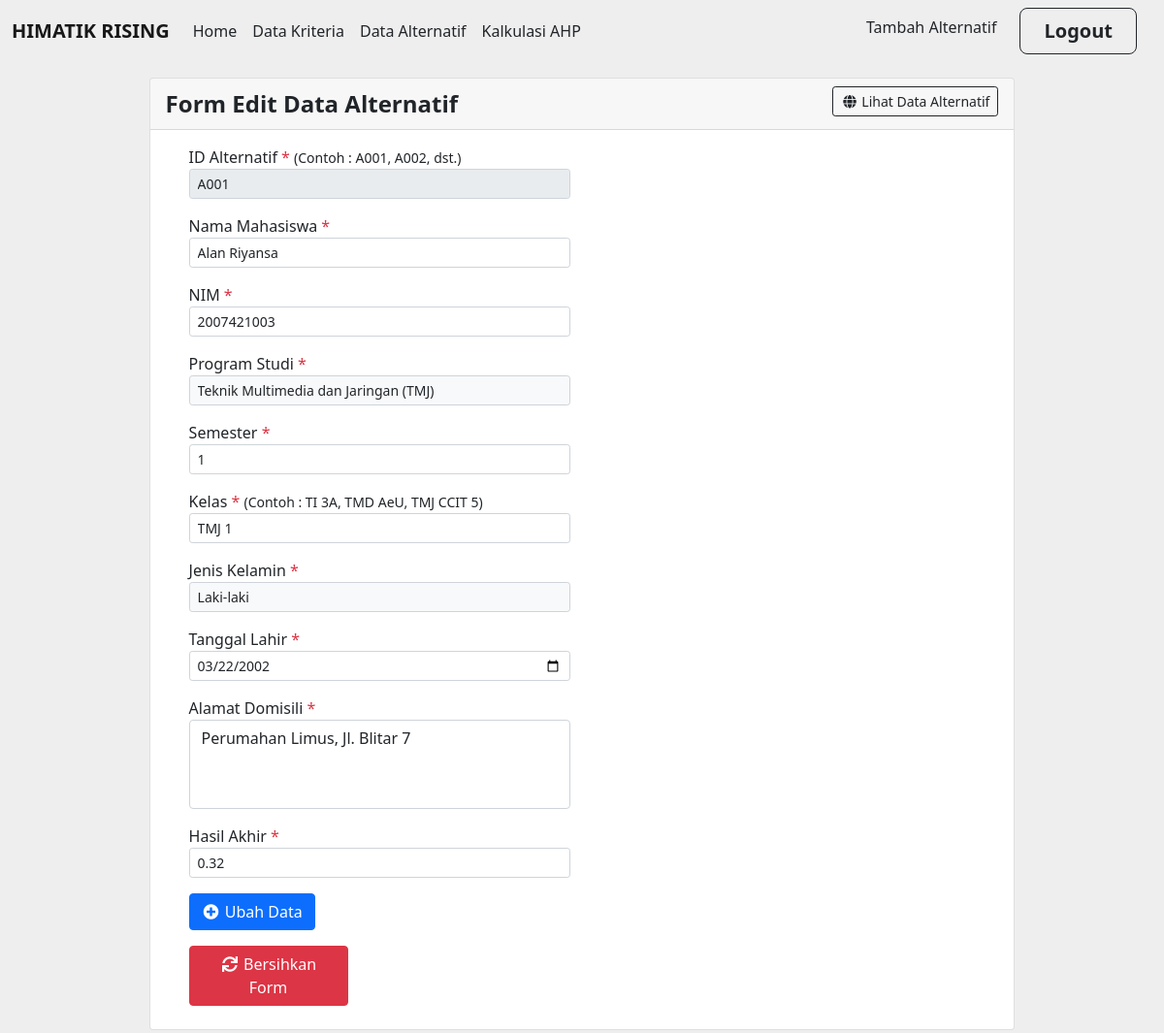
The app's page /edit-alternatif.php?id=A001 (signed in) with its own data.
### tables this page shows
CREATE TABLE `alternatif` (
  `id_alternatif` varchar(4) NOT NULL,
  `nim` varchar(10) NOT NULL,
  `nama` varchar(50) NOT NULL,
  `tanggal_lahir` date NOT NULL,
  `kelamin` varchar(1) NOT NULL,
  `alamat` varchar(250) NOT NULL,
  `prodi` varchar(50) NOT NULL,
  `kelas` varchar(30) NOT NULL,
  `semester` int(1) NOT NULL,
  `hasil_akhir` double(3,2) NOT NULL
);

### edit-alternatif.php (the view, shortened to what this page needs)
<!DOCTYPE html>
<html>
<head>
    <link href="assets/css/bootstrap.min.css" rel="stylesheet">
    <link rel="stylesheet" href="https://use.fontawesome.com/releases/v5.6.3/css/all.css">
    <link rel="stylesheet" href="assets/css/style.css" type="text/css">
</head>
<body>
    <?php
    include('include/header.php');
    ?>
    <div class="container pt-3">
        <div class="card text-dark bg-white mb-3 mx-auto" style="width: 80%;">
            <div class="card-header fs-4">
                <b>Form Edit Data Alternatif</b>
                <a href="alternatif.php" class="float-end btn btn-outline-dark btn-sm"><i class="fa fa-fw fa-globe"></i> Lihat Data Alternatif</a>
            </div>
            <div class="card-body">
                <div class="row">
                    <div class="col-sm-6">
                        <div class="ms-4">
                            <?php
                            $id = $_GET['id'];
                            $data = mysqli_query($conn, "SELECT * FROM alternatif WHERE id_alternatif = '$id'");
                            while ($row = mysqli_fetch_array($data)) {
                            ?>
                                <form method="POST" action="sql-edit-alternatif.php" class="form-inline">
                                    <div class="mb-3">
                                        <label>ID Alternatif <span class="text-danger">*</span></label> <small> (Contoh : A001, A002, dst.)</small>
                                        <input type="text" name="id" id="id" class="form-control form-control-sm" value="<?= $row['id_alternatif'] ?>" maxlength="4" placeholder="ID Alternatif..." required readonly>
                                    </div>
                                    <div class="mb-3">
                                        <label>Nama Mahasiswa <span class="text-danger">*</span></label>
                                        <input type="text" name="nama" id="nama" class="form-control form-control-sm" value="<?= $row['nama'] ?>" maxlength="50" placeholder="Nama mahasiswa..." required>
                                    </div>
                                    <div class="mb-3">
                                        <label>NIM <span class="text-danger">*</span></label>
                                        <input type="text" name="nim" id="nim" class="form-control form-control-sm" value="<?= $row['nim'] ?>" maxlength="10" placeholder="NIM..." required>
                                    </div>
                                    <div class="mb-3">
                                        <label>Program Studi <span class="text-danger">*</span></label>
                                        <select id="prodi" name="prodi" class="form-control form-control-sm text-dark bg-light" required="">
                                            <option value="TMJ" <?php if (isset($row['prodi']) && $row['prodi'] == 'TMJ') echo "selected"; ?>>Teknik Multimedia dan Jaringan (TMJ)</option>
                                        </select>
                                    </div>
                                    <div class="mb-3">
                                        <label>Semester <span class="text-danger">*</span></label>
                                        <input type="number" name="semester" id="semester" class="form-control form-control-sm" min="1" max="6" value="<?= $row['semester'] ?>" onKeyPress="if(this.value.length==1) return false;" oninput="validity.valid||(value='');" placeholder="Semester mahasiswa..." required>
                                    </div>
                                    <div class="mb-3">
                                        <label>Kelas <span class="text-danger">*</span></label> <small> (Contoh : TI 3A, TMD AeU, TMJ CCIT 5)</small>
                                        <input type="text" name="kelas" id="kelas" class="form-control form-control-sm" value="<?= $row['kelas'] ?>" maxlength="30" placeholder="Kelas mahasiswa..." required>
                                    </div>
                                    <div class="mb-3">
                                        <label>Jenis Kelamin <span class="text-danger">*</span></label>
                                        <select class="form-control form-control-sm text-dark bg-light" id="gender" name="gender" required="">
                                            <option value="L" <?php if (isset($row['gender']) && $row['gender'] == 'L') echo "selected"; ?>>Laki-laki</option>
                                        </select>
                                    </div>
                                    <div class="mb-3">
                                        <label>Tanggal Lahir <span class="text-danger">*</span></label>
                                        <input type="date" name="dob" id="dob" class="form-control form-control-sm" value="<?php echo date("Y-m-d", strtotime($row['tanggal_lahir'])); ?>" required>
                                    </div>
                                    <div class="mb-3">
                                        <label>Alamat Domisili <span class="text-danger">*</span></label>
                                        <textarea name="alamat" id="alamat" class="form-control" maxlength="250" style="resize: none; height : 69pt"><?= $row['alamat'] ?></textarea>
                                    </div>
                                    <div class="mb-3">
                                        <label>Hasil Akhir <span class="text-danger">*</span></label>
                                        <input type="number" name="hasil" id="hasil" class="form-control form-control-sm" min="0" max="1" step=".01" value="<?= $row['hasil_akhir'] ?>" onKeyPress="if(this.value.length==4) return false;" placeholder="Masukkan nilai akhir hitung..." required>
                                    </div>
                                    <div class="col-sm-5">
                                        <div class="mb-2">
                                            <button type="submit" class="btn btn-primary"><i class="fa fa-fw fa-plus-circle"></i> Ubah Data</button>
                                            <a href="edit-alternatif.php" class="btn btn-danger mt-3"><i class="fa fa-fw fa-sync"></i> Bersihkan Form</a>
                                        </div>
                                    </div>
                                </form>
                            <?php
                            }
                            ?>
                        </div>
                    </div>
                </div>
            </div>
        </div>
    </div>
</body>
</html>

### assets/css/style.css (style rules this page uses)
body { background-color: #eeeeee; }

### records on screen
alternatif: id "A001", nama "Alan Riyansa", nim "2007421003", prodi "Teknik Multimedia dan Jaringan (TMJ)", semester "1", kelas "TMJ 1", dob "03/22/2002", alamat "Perumahan Limus, Jl. Blitar 7", hasil "0.32"

### other values on screen
$reg "Tambah Alternatif"
$login "Logout"
